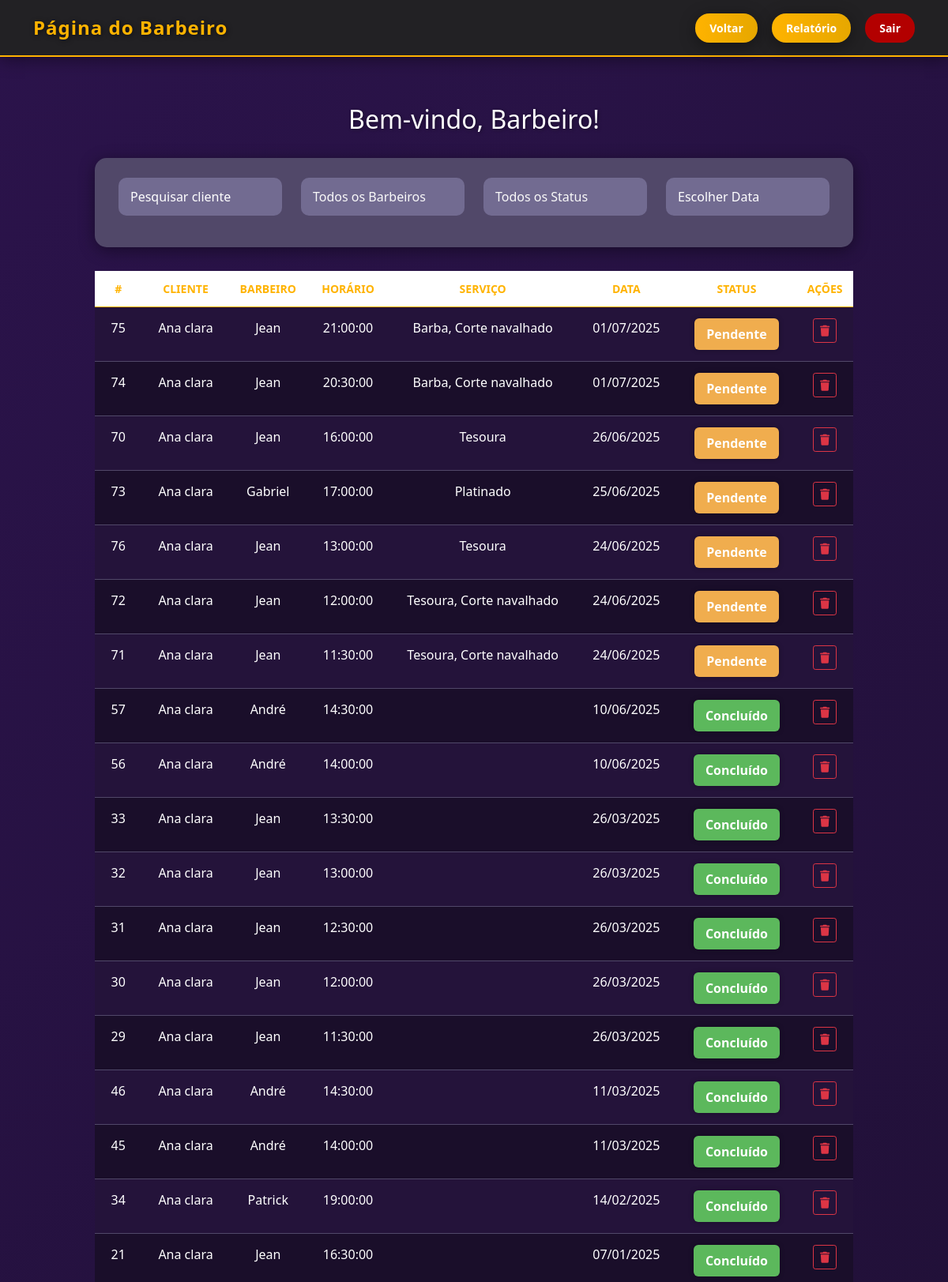
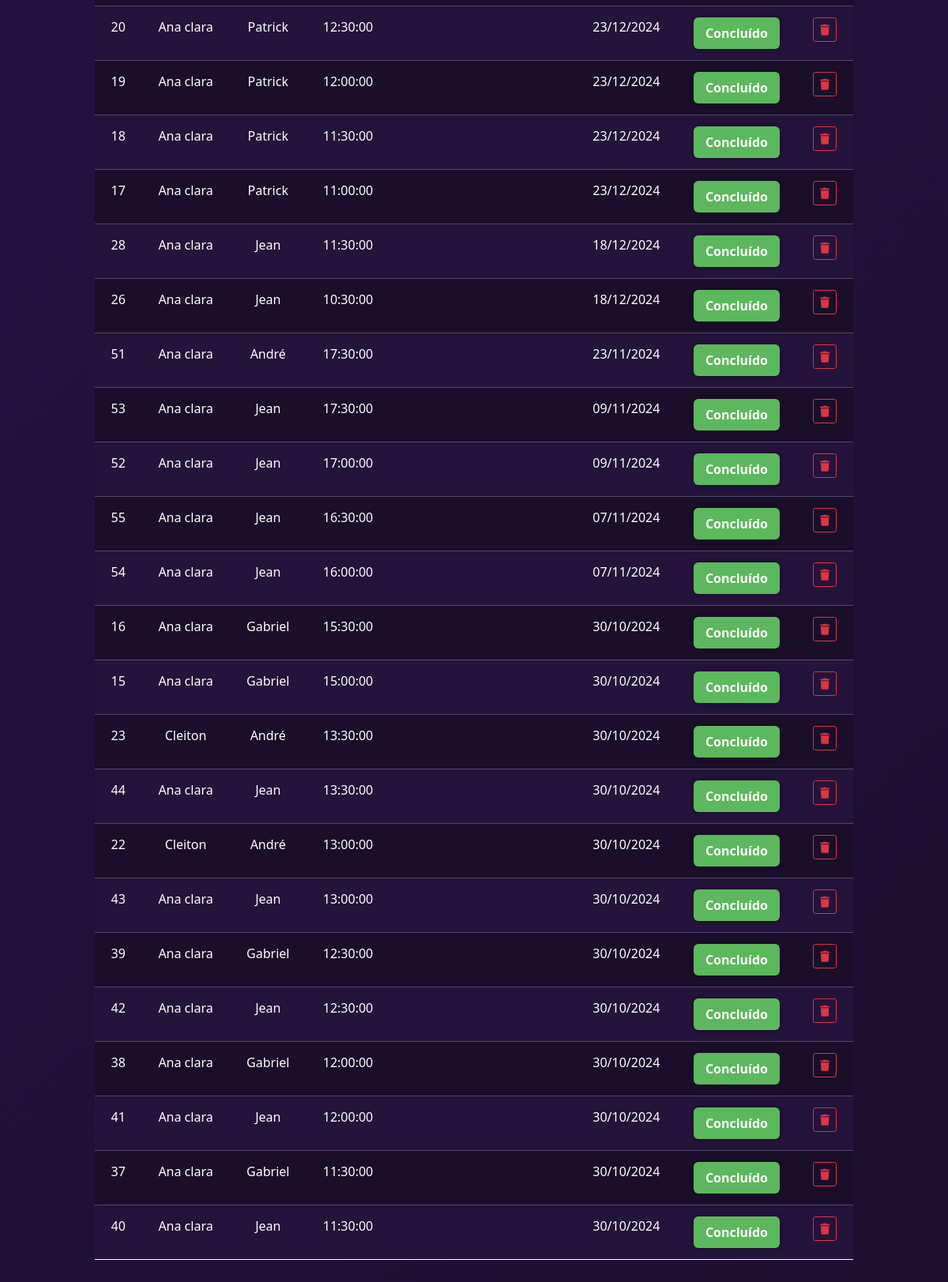
The page /select2.php (signed in) on the database its author committed (2 pictures, top to bottom).
### tables this page shows
CREATE TABLE `agendamentos` (
  `id` int(11) UNSIGNED NOT NULL,
  `usuario_id` int(11) NOT NULL,
  `barbeiro` varchar(250) NOT NULL,
  `dia` varchar(250) NOT NULL,
  `horario` time NOT NULL,
  `quantidade` int(11) NOT NULL DEFAULT 1,
  `status` varchar(50) NOT NULL DEFAULT 'Pendente'
);

CREATE TABLE `usuarios` (
  `id` int(11) NOT NULL,
  `nivel` varchar(10) NOT NULL DEFAULT 'cliente',
  `nome` varchar(250) NOT NULL,
  `cpf` varchar(250) NOT NULL,
  `email` varchar(250) NOT NULL,
  `numero` varchar(250) NOT NULL,
  `senha` varchar(250) NOT NULL
);

### select2.php (the view, shortened to what this page needs)
<?php
require_once('conexao.php');
$where = '';
$sql = "SELECT
            agendamentos.id,
            usuarios.nome AS cliente,
            agendamentos.barbeiro,
            agendamentos.dia,
            agendamentos.horario,
            agendamentos.status,
            GROUP_CONCAT(servicos.nome SEPARATOR ', ') AS servicos
        FROM agendamentos
        JOIN usuarios ON agendamentos.usuario_id = usuarios.id
        LEFT JOIN agendamento_servicos ON agendamentos.id = agendamento_servicos.agendamento_id
        LEFT JOIN servicos ON agendamento_servicos.servico_id = servicos.id
        $where
        GROUP BY agendamentos.id
        ORDER BY agendamentos.dia DESC, agendamentos.horario DESC";
$stmt = $conexao->prepare($sql);
$stmt->execute();
$result = $stmt->get_result();
?>
<!DOCTYPE html>
<html lang="pt-br">
<head>
    <link href="https://cdn.jsdelivr.net/npm/bootstrap@5.0.2/dist/css/bootstrap.min.css" rel="stylesheet">
    <link rel="stylesheet" href="https://cdnjs.cloudflare.com/ajax/libs/font-awesome/6.5.0/css/all.min.css">
    <link rel="stylesheet" href="https://cdn.jsdelivr.net/npm/flatpickr/dist/flatpickr.min.css">
</head>
<body>
<nav class="navbar navbar-expand-lg navbar-dark bg-dark">
    <div class="container-fluid">
        <a class="navbar-brand" href="#">Página do Barbeiro</a>
        <div class="d-flex">
           <a href="select.php" class="btn btn-primary me-2">Voltar</a>
            <a href="relatorio.php" class="btn btn-primary me-2">Relatório</a>
            <a href="sair.php" class="btn btn-danger">Sair</a>
        </div>
    </div>
</nav>
<div class="container">
    <h1 class="text-center">Bem-vindo, Barbeiro!</h1>
    <div class="filter-area">
        <div class="row">
            <div class="col-md-3 col-sm-6">
                <input type="search" class="form-control" placeholder="Pesquisar cliente" id="pesquisar">
            </div>
            <div class="col-md-3 col-sm-6">
                <select class="form-control" id="barbeiroSelect" onchange="searchBarbeiro()">
                    <option value="">Todos os Barbeiros</option>
                </select>
            </div>
            <div class="col-md-3 col-sm-6">
                <select class="form-control" id="statusSelect" onchange="searchStatus()">
                    <option value="">Todos os Status</option>
                </select>
            </div>
            <div class="col-md-3 col-sm-6">
                <input type="text" class="form-control" id="dataSelect" placeholder="Escolher Data">
            </div>
        </div>
    </div>
    <div class="table-responsive">
        <table class="table table-striped table-bg text-white">
            <thead>
                <tr>
                    <th>#</th>
                    <th>Cliente</th>
                    <th>Barbeiro</th>
                    <th>Horário</th>
                    <th>Serviço</th>
                    <th>Data</th>
                    <th>Status</th>
                    <th>Ações</th>
                </tr>
            </thead>
            <tbody>
            <?php
while ($row = mysqli_fetch_assoc($result)) {
  $dataFormatada = date('d/m/Y', strtotime($row['dia']));
  $statusClass = ($row['status'] == 'Pendente') ? 'pendente' : 'concluido';
  echo "<tr>";
  echo "<td>{$row['id']}</td>";
  echo "<td>{$row['cliente']}</td>";
  echo "<td>{$row['barbeiro']}</td>";
  echo "<td>{$row['horario']}</td>";
  echo "<td>{$row['servicos']}</td>";
  echo "<td>{$dataFormatada}</td>";
  echo "<td>
          <button class='status-btn $statusClass' onclick=\"alterarStatus({$row['id']}, '{$row['status']}', this)\">
            {$row['status']}
          </button>
        </td>";
  echo "<td>
          <button class='btn btn-sm btn-outline-danger btn-remove' onclick=\"esconderLinha(this)\">
            <i class='fas fa-trash'></i>
          </button>
        </td>";
  echo "</tr>";
}
?>
</tbody>
</body>
</html>

### select2.php (style rules this page uses)
:root { --roxo-fundo: #2b134b; --roxo-gradiente: #1c0f2e; --dourado: #ffb300; --dourado-hover: #e6a700; --cinza-claro: #514869; --cinza-input: #726b91; --branco: #ffffff; --branco-brilhante: #f9f9f9; --vermelho: #b30000; --vermelho-hover: #d10000; --verde: #5cb85c; --laranja: #f0ad4e; --fundo-translucido: rgba(0, 0, 0, 0.3); --sombra-leve: 0 4px 20px rgba(0, 0, 0, 0.4); }
body { background: linear-gradient(135deg, var(--roxo-fundo), var(--roxo-gradiente)); color: var(--branco); font-family: 'Segoe UI', sans-serif; margin: 0; padding: 0; animation: fadeIn 0.5s ease-in; }
.navbar { background-color: rgba(34, 34, 34, 0.95) !important; border-bottom: 2px solid var(--dourado); box-shadow: var(--sombra-leve); padding: 12px 30px; }
.navbar-brand { color: var(--dourado) !important; font-size: 24px; font-weight: bold; text-shadow: 1px 1px 6px rgba(0, 0, 0, 0.6); letter-spacing: 1px; }
.navbar .btn { font-weight: 600; font-size: 14px; border-radius: 18px; padding: 8px 18px; margin-left: 10px; text-decoration: none; white-space: nowrap; transition: all 0.3s ease-in-out; }
.btn-primary { background: linear-gradient(90deg, var(--dourado), var(--dourado-hover)); color: var(--branco); border: none; box-shadow: var(--sombra-leve); }
.btn-danger { background-color: var(--vermelho); color: var(--branco); border: none; }
.container { margin: 40px auto; max-width: 1000px; padding: 20px; }
h1 { font-size: 32px; margin-bottom: 30px; color: var(--branco); text-shadow: 1px 1px 4px rgba(0, 0, 0, 0.4); }
.filter-area { background-color: var(--cinza-claro); padding: 25px 30px; border-radius: 15px; box-shadow: var(--sombra-leve); margin-bottom: 30px; transition: all 0.3s ease-in-out; }
.filter-area .form-control { background-color: var(--cinza-input); color: var(--branco-brilhante); border: none; border-radius: 10px; padding: 12px 15px; margin-bottom: 15px; transition: 0.3s ease; }
::placeholder { color: #ffffff !important; opacity: 1; }
.table-bg { background: var(--fundo-translucido); border-radius: 12px; padding: 15px; overflow-x: auto; }
.table { width: 100%; border-collapse: collapse; animation: fadeIn 0.5s ease-in; background-color: #1a0e2a; }
.table thead { background-color: var(--branco); }
.table th { color: var(--dourado); text-transform: uppercase; font-size: 14px; padding: 12px; text-align: center; }
.table td { padding: 14px 20px; text-align: center; font-size: 16px; border-bottom: 1px solid var(--cinza-claro); color: #ffffff; }
.table-striped tbody tr:nth-child(odd) { background-color: #26143d; }
.table-striped tbody tr:nth-child(even) { background-color: #1a0e2a; }
.status-btn { border: none; padding: 8px 15px; border-radius: 6px; font-weight: bold; color: var(--branco); box-shadow: 0 0 6px rgba(0, 0, 0, 0.3); }
.pendente { background-color: var(--laranja); }
.concluido { background-color: var(--verde); }

### rows shown on the page
agendamentos: id "75", usuario.nome "Ana clara", barbeiro "Jean", horario "21:00:00", servicos "Barba, Corte navalhado", dia "01/07/2025", status "Pendente"
agendamentos: id "74", usuario.nome "Ana clara", barbeiro "Jean", horario "20:30:00", servicos "Barba, Corte navalhado", dia "01/07/2025", status "Pendente"
agendamentos: id "70", usuario.nome "Ana clara", barbeiro "Jean", horario "16:00:00", servicos "Tesoura", dia "26/06/2025", status "Pendente"
agendamentos: id "73", usuario.nome "Ana clara", barbeiro "Gabriel", horario "17:00:00", servicos "Platinado", dia "25/06/2025", status "Pendente"
agendamentos: id "76", usuario.nome "Ana clara", barbeiro "Jean", horario "13:00:00", servicos "Tesoura", dia "24/06/2025", status "Pendente"
agendamentos: id "72", usuario.nome "Ana clara", barbeiro "Jean", horario "12:00:00", servicos "Tesoura, Corte navalhado", dia "24/06/2025", status "Pendente"
agendamentos: id "71", usuario.nome "Ana clara", barbeiro "Jean", horario "11:30:00", servicos "Tesoura, Corte navalhado", dia "24/06/2025", status "Pendente"
agendamentos: id "57", usuario.nome "Ana clara", barbeiro "André", horario "14:30:00", dia "10/06/2025", status "Concluído"
agendamentos: id "56", usuario.nome "Ana clara", barbeiro "André", horario "14:00:00", dia "10/06/2025", status "Concluído"
agendamentos: id "33", usuario.nome "Ana clara", barbeiro "Jean", horario "13:30:00", dia "26/03/2025", status "Concluído"
agendamentos: id "32", usuario.nome "Ana clara", barbeiro "Jean", horario "13:00:00", dia "26/03/2025", status "Concluído"
agendamentos: id "31", usuario.nome "Ana clara", barbeiro "Jean", horario "12:30:00", dia "26/03/2025", status "Concluído"
agendamentos: id "30", usuario.nome "Ana clara", barbeiro "Jean", horario "12:00:00", dia "26/03/2025", status "Concluído"
agendamentos: id "29", usuario.nome "Ana clara", barbeiro "Jean", horario "11:30:00", dia "26/03/2025", status "Concluído"
agendamentos: id "46", usuario.nome "Ana clara", barbeiro "André", horario "14:30:00", dia "11/03/2025", status "Concluído"
agendamentos: id "45", usuario.nome "Ana clara", barbeiro "André", horario "14:00:00", dia "11/03/2025", status "Concluído"
agendamentos: id "34", usuario.nome "Ana clara", barbeiro "Patrick", horario "19:00:00", dia "14/02/2025", status "Concluído"
agendamentos: id "21", usuario.nome "Ana clara", barbeiro "Jean", horario "16:30:00", dia "07/01/2025", status "Concluído"
agendamentos: id "20", usuario.nome "Ana clara", barbeiro "Patrick", horario "12:30:00", dia "23/12/2024", status "Concluído"
agendamentos: id "19", usuario.nome "Ana clara", barbeiro "Patrick", horario "12:00:00", dia "23/12/2024", status "Concluído"
agendamentos: id "18", usuario.nome "Ana clara", barbeiro "Patrick", horario "11:30:00", dia "23/12/2024", status "Concluído"
agendamentos: id "17", usuario.nome "Ana clara", barbeiro "Patrick", horario "11:00:00", dia "23/12/2024", status "Concluído"
agendamentos: id "28", usuario.nome "Ana clara", barbeiro "Jean", horario "11:30:00", dia "18/12/2024", status "Concluído"
agendamentos: id "26", usuario.nome "Ana clara", barbeiro "Jean", horario "10:30:00", dia "18/12/2024", status "Concluído"
agendamentos: id "51", usuario.nome "Ana clara", barbeiro "André", horario "17:30:00", dia "23/11/2024", status "Concluído"
agendamentos: id "53", usuario.nome "Ana clara", barbeiro "Jean", horario "17:30:00", dia "09/11/2024", status "Concluído"
agendamentos: id "52", usuario.nome "Ana clara", barbeiro "Jean", horario "17:00:00", dia "09/11/2024", status "Concluído"
agendamentos: id "55", usuario.nome "Ana clara", barbeiro "Jean", horario "16:30:00", dia "07/11/2024", status "Concluído"
agendamentos: id "54", usuario.nome "Ana clara", barbeiro "Jean", horario "16:00:00", dia "07/11/2024", status "Concluído"
agendamentos: id "16", usuario.nome "Ana clara", barbeiro "Gabriel", horario "15:30:00", dia "30/10/2024", status "Concluído"
agendamentos: id "15", usuario.nome "Ana clara", barbeiro "Gabriel", horario "15:00:00", dia "30/10/2024", status "Concluído"
agendamentos: id "23", usuario.nome "Cleiton", barbeiro "André", horario "13:30:00", dia "30/10/2024", status "Concluído"
agendamentos: id "44", usuario.nome "Ana clara", barbeiro "Jean", horario "13:30:00", dia "30/10/2024", status "Concluído"
agendamentos: id "22", usuario.nome "Cleiton", barbeiro "André", horario "13:00:00", dia "30/10/2024", status "Concluído"
agendamentos: id "43", usuario.nome "Ana clara", barbeiro "Jean", horario "13:00:00", dia "30/10/2024", status "Concluído"
agendamentos: id "39", usuario.nome "Ana clara", barbeiro "Gabriel", horario "12:30:00", dia "30/10/2024", status "Concluído"
agendamentos: id "42", usuario.nome "Ana clara", barbeiro "Jean", horario "12:30:00", dia "30/10/2024", status "Concluído"
agendamentos: id "38", usuario.nome "Ana clara", barbeiro "Gabriel", horario "12:00:00", dia "30/10/2024", status "Concluído"
agendamentos: id "41", usuario.nome "Ana clara", barbeiro "Jean", horario "12:00:00", dia "30/10/2024", status "Concluído"
agendamentos: id "37", usuario.nome "Ana clara", barbeiro "Gabriel", horario "11:30:00", dia "30/10/2024", status "Concluído"
agendamentos: id "40", usuario.nome "Ana clara", barbeiro "Jean", horario "11:30:00", dia "30/10/2024", status "Concluído"
